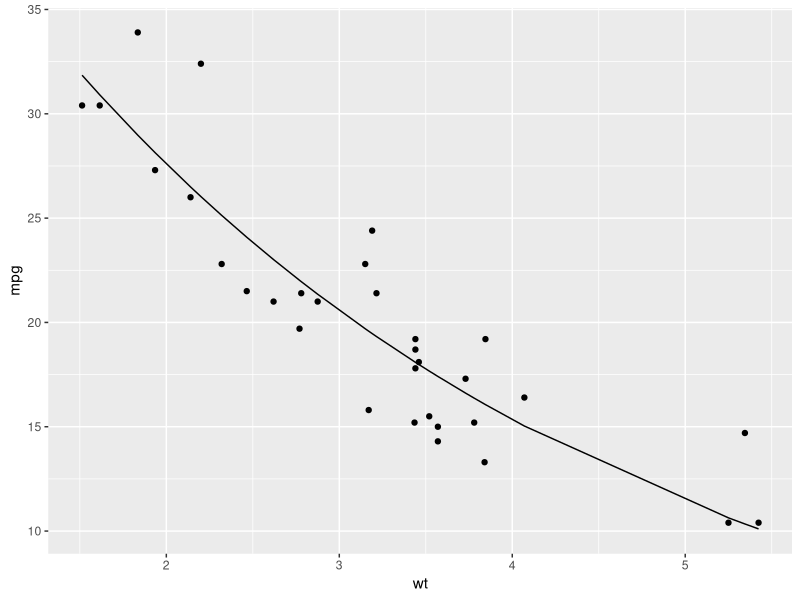

This chart was generated by the following R code:
library(broom)


### Name: tidy.nls
### Title: Tidy a(n) nls object
### Aliases: tidy.nls nls_tidiers

### ** Examples


n <- nls(mpg ~ k * e ^ wt, data = mtcars, start = list(k = 1, e = 2))

tidy(n)
augment(n)
glance(n)

library(ggplot2)
ggplot(augment(n), aes(wt, mpg)) +
  geom_point() +
  geom_line(aes(y = .fitted))

newdata <- head(mtcars)
newdata$wt <- newdata$wt + 1
augment(n, newdata = newdata)
